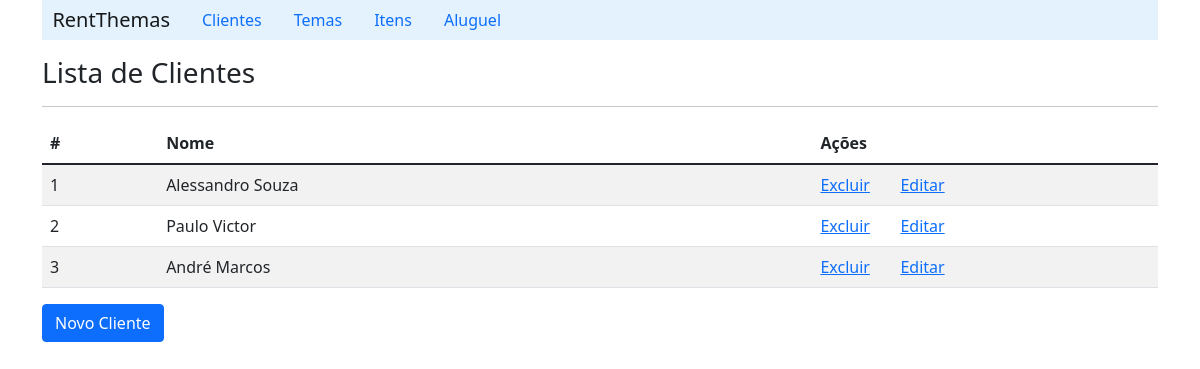
Screenshot of /listClient/ with the database file from the repository.
### rent/models.py (models this page shows, shortened)
class Client(models.Model):
    name = models.CharField(max_length=60, blank=False)
    email = models.CharField(max_length=60, blank=True)

### rent/views.py (the view)
# urls.py: path('listClient/', ClientViews.listClient),
    def listClient(request):
        clients_list = Client.objects.all()
        context = {'clients_list': clients_list}
        return render(request, 'client/listClient.html', context)

### rent/templates/client/listClient.html (shortened to what this page needs)
{% extends "index.html" %}
    {% block content %}
        <h3>Lista de Clientes</h3>
        <hr>
        <table class="table table-striped">
            {% if clients_list %}
                <thead>
                    <tr>
                        <th scope="col">#</th>
                        <th scope="col">Nome</th>
                        <th scope="col">Ações</th>
                        <th scope="col"></th>
                    </tr>
                </thead>
                {% for client in clients_list%}
                    <tr>
                        <td>{{client.id}}</td>
                        <td>{{client.name}}</td>
                        <td width='80'><a href="/deleteClient/{{client.id}}">Excluir</a></td>
                        <td><a href="/detailClient/{{client.id}}">Editar</a></td>
                    </tr>
                {% endfor %}
            {% else %}
                <p>Nenhum cliente cadastrado!!</p>
            {%endif%}
        </table>
        <a  class="btn btn-primary" href="/formClient">Novo Cliente</a>
    {% endblock %}

### rows the page displays
Client: id "1", name "Alessandro Souza"
Client: id "2", name "Paulo Victor"
Client: id "3", name "André Marcos"
